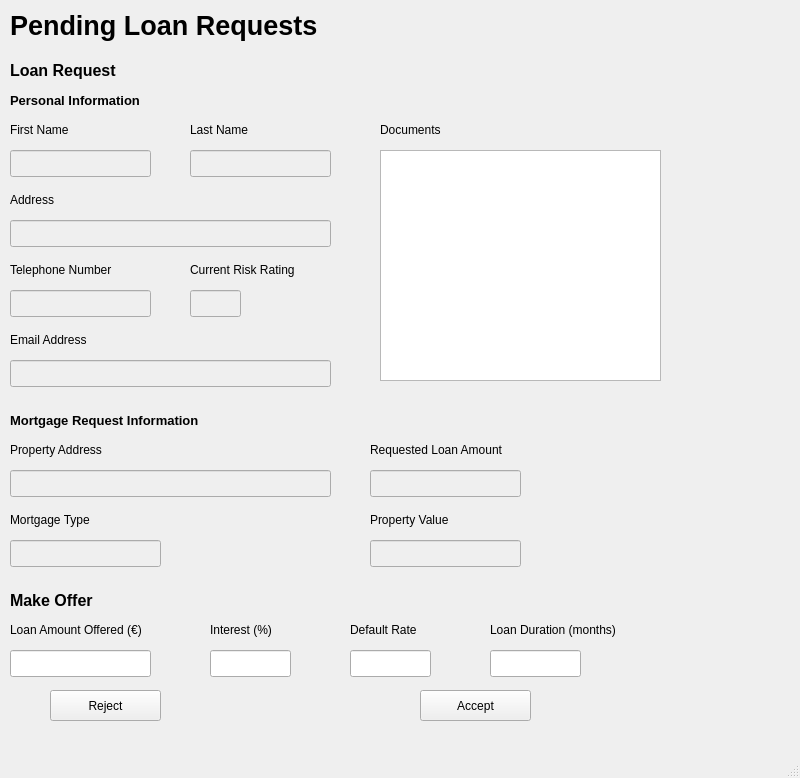
<?xml version="1.0" encoding="UTF-8"?>
<ui version="4.0">
 <class>MainWindow</class>
 <widget class="QMainWindow" name="MainWindow">
  <property name="geometry">
   <rect>
    <x>0</x>
    <y>0</y>
    <width>800</width>
    <height>778</height>
   </rect>
  </property>
  <property name="windowTitle">
   <string>MainWindow</string>
  </property>
  <widget class="QWidget" name="centralwidget">
   <widget class="QLabel" name="fiplr2_property_address_label">
    <property name="geometry">
     <rect>
      <x>10</x>
      <y>440</y>
      <width>141</width>
      <height>20</height>
     </rect>
    </property>
    <property name="font">
     <font>
      <weight>50</weight>
      <bold>false</bold>
     </font>
    </property>
    <property name="text">
     <string>Property Address</string>
    </property>
   </widget>
   <widget class="QLineEdit" name="fiplr2_lastname_lineedit">
    <property name="enabled">
     <bool>false</bool>
    </property>
    <property name="geometry">
     <rect>
      <x>190</x>
      <y>150</y>
      <width>141</width>
      <height>27</height>
     </rect>
    </property>
   </widget>
   <widget class="QLabel" name="fiplr2_personal_information_label">
    <property name="geometry">
     <rect>
      <x>10</x>
      <y>90</y>
      <width>221</width>
      <height>21</height>
     </rect>
    </property>
    <property name="font">
     <font>
      <pointsize>10</pointsize>
      <weight>75</weight>
      <bold>true</bold>
     </font>
    </property>
    <property name="text">
     <string>Personal Information</string>
    </property>
   </widget>
   <widget class="QLabel" name="fiplr2_make_offer_label">
    <property name="geometry">
     <rect>
      <x>10</x>
      <y>590</y>
      <width>221</width>
      <height>21</height>
     </rect>
    </property>
    <property name="font">
     <font>
      <pointsize>12</pointsize>
      <weight>75</weight>
      <bold>true</bold>
     </font>
    </property>
    <property name="text">
     <string>Make Offer</string>
    </property>
   </widget>
   <widget class="QLabel" name="fiplr2_property_value_label">
    <property name="geometry">
     <rect>
      <x>370</x>
      <y>510</y>
      <width>370</width>
      <height>20</height>
     </rect>
    </property>
    <property name="font">
     <font>
      <weight>50</weight>
      <bold>false</bold>
     </font>
    </property>
    <property name="text">
     <string>Property Value</string>
    </property>
   </widget>
   <widget class="QLabel" name="fiplr2_title_label">
    <property name="geometry">
     <rect>
      <x>10</x>
      <y>0</y>
      <width>361</width>
      <height>51</height>
     </rect>
    </property>
    <property name="font">
     <font>
      <pointsize>20</pointsize>
      <weight>75</weight>
      <bold>true</bold>
     </font>
    </property>
    <property name="text">
     <string>Pending Loan Requests</string>
    </property>
   </widget>
   <widget class="QLineEdit" name="fiplr2_property_value_lineedit">
    <property name="enabled">
     <bool>false</bool>
    </property>
    <property name="geometry">
     <rect>
      <x>370</x>
      <y>540</y>
      <width>151</width>
      <height>27</height>
     </rect>
    </property>
   </widget>
   <widget class="QLineEdit" name="fiplr2_property_address_lineedit">
    <property name="enabled">
     <bool>false</bool>
    </property>
    <property name="geometry">
     <rect>
      <x>10</x>
      <y>470</y>
      <width>321</width>
      <height>27</height>
     </rect>
    </property>
   </widget>
   <widget class="QLabel" name="fiplr2_lastname_label">
    <property name="geometry">
     <rect>
      <x>190</x>
      <y>120</y>
      <width>90</width>
      <height>20</height>
     </rect>
    </property>
    <property name="font">
     <font>
      <weight>50</weight>
      <bold>false</bold>
     </font>
    </property>
    <property name="text">
     <string>Last Name</string>
    </property>
   </widget>
   <widget class="QLineEdit" name="fiplr2_offer_interest_lineedit">
    <property name="geometry">
     <rect>
      <x>210</x>
      <y>650</y>
      <width>81</width>
      <height>27</height>
     </rect>
    </property>
   </widget>
   <widget class="QListView" name="fiplr2_documents_listview">
    <property name="geometry">
     <rect>
      <x>380</x>
      <y>150</y>
      <width>281</width>
      <height>231</height>
     </rect>
    </property>
   </widget>
   <widget class="QLabel" name="fiplr2_address_label">
    <property name="geometry">
     <rect>
      <x>10</x>
      <y>190</y>
      <width>370</width>
      <height>20</height>
     </rect>
    </property>
    <property name="font">
     <font>
      <weight>50</weight>
      <bold>false</bold>
     </font>
    </property>
    <property name="text">
     <string>Address</string>
    </property>
   </widget>
   <widget class="QLineEdit" name="fiplr2_phonenumber_lineedit">
    <property name="enabled">
     <bool>false</bool>
    </property>
    <property name="geometry">
     <rect>
      <x>10</x>
      <y>290</y>
      <width>141</width>
      <height>27</height>
     </rect>
    </property>
   </widget>
   <widget class="QPushButton" name="fiplr2_reject_pushbutton">
    <property name="geometry">
     <rect>
      <x>50</x>
      <y>690</y>
      <width>111</width>
      <height>31</height>
     </rect>
    </property>
    <property name="text">
     <string>Reject</string>
    </property>
   </widget>
   <widget class="QLabel" name="fiplr2_default_rate_label">
    <property name="geometry">
     <rect>
      <x>350</x>
      <y>620</y>
      <width>141</width>
      <height>20</height>
     </rect>
    </property>
    <property name="font">
     <font>
      <weight>50</weight>
      <bold>false</bold>
     </font>
    </property>
    <property name="text">
     <string>Default Rate</string>
    </property>
   </widget>
   <widget class="QLineEdit" name="fiplr2_firstname_lineedit">
    <property name="enabled">
     <bool>false</bool>
    </property>
    <property name="geometry">
     <rect>
      <x>10</x>
      <y>150</y>
      <width>141</width>
      <height>27</height>
     </rect>
    </property>
   </widget>
   <widget class="QLineEdit" name="fiplr2_mortgage_type_lineedit">
    <property name="enabled">
     <bool>false</bool>
    </property>
    <property name="geometry">
     <rect>
      <x>10</x>
      <y>540</y>
      <width>151</width>
      <height>27</height>
     </rect>
    </property>
   </widget>
   <widget class="QLabel" name="fiplr2_mortgage_information_label">
    <property name="geometry">
     <rect>
      <x>10</x>
      <y>410</y>
      <width>241</width>
      <height>21</height>
     </rect>
    </property>
    <property name="font">
     <font>
      <pointsize>10</pointsize>
      <weight>75</weight>
      <bold>true</bold>
     </font>
    </property>
    <property name="text">
     <string>Mortgage Request Information</string>
    </property>
   </widget>
   <widget class="QLineEdit" name="fiplr2_loan_amount_lineedit">
    <property name="enabled">
     <bool>false</bool>
    </property>
    <property name="geometry">
     <rect>
      <x>370</x>
      <y>470</y>
      <width>151</width>
      <height>27</height>
     </rect>
    </property>
   </widget>
   <widget class="QPushButton" name="fiplr2_accept_pushbutton">
    <property name="geometry">
     <rect>
      <x>420</x>
      <y>690</y>
      <width>111</width>
      <height>31</height>
     </rect>
    </property>
    <property name="text">
     <string>Accept</string>
    </property>
   </widget>
   <widget class="QLabel" name="fiplr2_offer_interest_label">
    <property name="geometry">
     <rect>
      <x>210</x>
      <y>620</y>
      <width>141</width>
      <height>20</height>
     </rect>
    </property>
    <property name="font">
     <font>
      <weight>50</weight>
      <bold>false</bold>
     </font>
    </property>
    <property name="text">
     <string>Interest (%)</string>
    </property>
   </widget>
   <widget class="QLineEdit" name="fiplr2_loan_duration_lineedit">
    <property name="geometry">
     <rect>
      <x>490</x>
      <y>650</y>
      <width>91</width>
      <height>27</height>
     </rect>
    </property>
   </widget>
   <widget class="QLabel" name="fiplr2_mortgage_type_label">
    <property name="geometry">
     <rect>
      <x>10</x>
      <y>510</y>
      <width>281</width>
      <height>20</height>
     </rect>
    </property>
    <property name="font">
     <font>
      <weight>50</weight>
      <bold>false</bold>
     </font>
    </property>
    <property name="text">
     <string>Mortgage Type</string>
    </property>
   </widget>
   <widget class="QLineEdit" name="fiplr2_default_rate_lineedit">
    <property name="geometry">
     <rect>
      <x>350</x>
      <y>650</y>
      <width>81</width>
      <height>27</height>
     </rect>
    </property>
   </widget>
   <widget class="QLabel" name="fiplr2_loan_duration_label">
    <property name="geometry">
     <rect>
      <x>490</x>
      <y>620</y>
      <width>141</width>
      <height>20</height>
     </rect>
    </property>
    <property name="font">
     <font>
      <weight>50</weight>
      <bold>false</bold>
     </font>
    </property>
    <property name="text">
     <string>Loan Duration (months)</string>
    </property>
   </widget>
   <widget class="QLabel" name="fiplr2_phonenumber_label">
    <property name="geometry">
     <rect>
      <x>10</x>
      <y>260</y>
      <width>141</width>
      <height>20</height>
     </rect>
    </property>
    <property name="font">
     <font>
      <weight>50</weight>
      <bold>false</bold>
     </font>
    </property>
    <property name="text">
     <string>Telephone Number</string>
    </property>
   </widget>
   <widget class="QLabel" name="fiplr2_loan_amount_label">
    <property name="geometry">
     <rect>
      <x>370</x>
      <y>440</y>
      <width>211</width>
      <height>20</height>
     </rect>
    </property>
    <property name="font">
     <font>
      <weight>50</weight>
      <bold>false</bold>
     </font>
    </property>
    <property name="text">
     <string>Requested Loan Amount</string>
    </property>
   </widget>
   <widget class="QLabel" name="fiplr2_email_label">
    <property name="geometry">
     <rect>
      <x>10</x>
      <y>330</y>
      <width>181</width>
      <height>20</height>
     </rect>
    </property>
    <property name="font">
     <font>
      <weight>50</weight>
      <bold>false</bold>
     </font>
    </property>
    <property name="text">
     <string>Email Address</string>
    </property>
   </widget>
   <widget class="QLineEdit" name="fiplr2_email_lineedit">
    <property name="enabled">
     <bool>false</bool>
    </property>
    <property name="geometry">
     <rect>
      <x>10</x>
      <y>360</y>
      <width>321</width>
      <height>27</height>
     </rect>
    </property>
   </widget>
   <widget class="QLabel" name="fiplr2_loan_request_label">
    <property name="geometry">
     <rect>
      <x>10</x>
      <y>60</y>
      <width>221</width>
      <height>21</height>
     </rect>
    </property>
    <property name="font">
     <font>
      <pointsize>12</pointsize>
      <weight>75</weight>
      <bold>true</bold>
     </font>
    </property>
    <property name="text">
     <string>Loan Request</string>
    </property>
   </widget>
   <widget class="QLineEdit" name="fiplr2_risk_lineedit">
    <property name="enabled">
     <bool>false</bool>
    </property>
    <property name="geometry">
     <rect>
      <x>190</x>
      <y>290</y>
      <width>51</width>
      <height>27</height>
     </rect>
    </property>
   </widget>
   <widget class="QLineEdit" name="fiplr2_offer_amount_lineedit">
    <property name="geometry">
     <rect>
      <x>10</x>
      <y>650</y>
      <width>141</width>
      <height>27</height>
     </rect>
    </property>
   </widget>
   <widget class="QLabel" name="fiplr2_offer_amount_label">
    <property name="geometry">
     <rect>
      <x>10</x>
      <y>620</y>
      <width>161</width>
      <height>20</height>
     </rect>
    </property>
    <property name="font">
     <font>
      <weight>50</weight>
      <bold>false</bold>
     </font>
    </property>
    <property name="text">
     <string>Loan Amount Offered (€)</string>
    </property>
   </widget>
   <widget class="QLabel" name="fiplr2_documents_label">
    <property name="geometry">
     <rect>
      <x>380</x>
      <y>120</y>
      <width>90</width>
      <height>20</height>
     </rect>
    </property>
    <property name="font">
     <font>
      <weight>50</weight>
      <bold>false</bold>
     </font>
    </property>
    <property name="text">
     <string>Documents</string>
    </property>
   </widget>
   <widget class="QLabel" name="fiplr2_firstname_label">
    <property name="geometry">
     <rect>
      <x>10</x>
      <y>120</y>
      <width>90</width>
      <height>20</height>
     </rect>
    </property>
    <property name="font">
     <font>
      <weight>50</weight>
      <bold>false</bold>
     </font>
    </property>
    <property name="text">
     <string>First Name</string>
    </property>
   </widget>
   <widget class="QLabel" name="fiplr2_risk_label">
    <property name="geometry">
     <rect>
      <x>190</x>
      <y>260</y>
      <width>121</width>
      <height>20</height>
     </rect>
    </property>
    <property name="font">
     <font>
      <weight>50</weight>
      <bold>false</bold>
     </font>
    </property>
    <property name="text">
     <string>Current Risk Rating</string>
    </property>
   </widget>
   <widget class="QLineEdit" name="fiplr2_address_lineedit">
    <property name="enabled">
     <bool>false</bool>
    </property>
    <property name="geometry">
     <rect>
      <x>10</x>
      <y>220</y>
      <width>321</width>
      <height>27</height>
     </rect>
    </property>
   </widget>
  </widget>
  <widget class="QMenuBar" name="menubar">
   <property name="geometry">
    <rect>
     <x>0</x>
     <y>0</y>
     <width>800</width>
     <height>25</height>
    </rect>
   </property>
  </widget>
  <widget class="QStatusBar" name="statusbar"/>
 </widget>
 <resources/>
 <connections/>
</ui>
